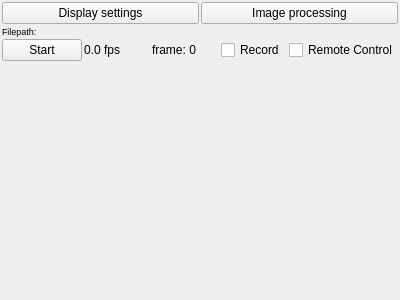
<?xml version="1.0" encoding="UTF-8"?>
<ui version="4.0">
 <class>CamWidget</class>
 <widget class="QWidget" name="CamWidget">
  <property name="geometry">
   <rect>
    <x>0</x>
    <y>0</y>
    <width>400</width>
    <height>300</height>
   </rect>
  </property>
  <property name="windowTitle">
   <string>Form</string>
  </property>
  <layout class="QVBoxLayout" name="verticalLayout_2">
   <property name="spacing">
    <number>2</number>
   </property>
   <property name="leftMargin">
    <number>2</number>
   </property>
   <property name="topMargin">
    <number>2</number>
   </property>
   <property name="rightMargin">
    <number>2</number>
   </property>
   <property name="bottomMargin">
    <number>2</number>
   </property>
   <item>
    <layout class="QHBoxLayout" name="topButtonLayout">
     <item>
      <widget class="QPushButton" name="display_settings_pushButton">
       <property name="text">
        <string>Display settings</string>
       </property>
      </widget>
     </item>
     <item>
      <widget class="QPushButton" name="image_processing_pushButton">
       <property name="text">
        <string>Image processing</string>
       </property>
      </widget>
     </item>
    </layout>
   </item>
   <item>
    <widget class="QLabel" name="save_location_label">
     <property name="font">
      <font>
       <pointsize>7</pointsize>
      </font>
     </property>
     <property name="text">
      <string>Filepath: </string>
     </property>
    </widget>
   </item>
   <item>
    <layout class="QHBoxLayout" name="controlLayout">
     <item>
      <widget class="QPushButton" name="start_stop_pushButton">
       <property name="text">
        <string>Start</string>
       </property>
       <property name="checkable">
        <bool>true</bool>
       </property>
      </widget>
     </item>
     <item>
      <widget class="QLabel" name="fps_label">
       <property name="text">
        <string>0.0 fps</string>
       </property>
      </widget>
     </item>
     <item>
      <widget class="QLabel" name="frame_nr_label">
       <property name="text">
        <string>frame: 0</string>
       </property>
      </widget>
     </item>
     <item>
      <widget class="QCheckBox" name="record_checkBox">
       <property name="text">
        <string>Record</string>
       </property>
      </widget>
     </item>
     <item>
      <widget class="QCheckBox" name="remote_control_checkBox">
       <property name="text">
        <string>Remote Control</string>
       </property>
      </widget>
     </item>
    </layout>
   </item>
   <item>
    <widget class="QLabel" name="img_label">
     <property name="text">
      <string/>
     </property>
     <property name="sizePolicy">
      <sizepolicy hsizetype="Expanding" vsizetype="Expanding">
       <horstretch>0</horstretch>
       <verstretch>0</verstretch>
      </sizepolicy>
     </property>
    </widget>
   </item>
  </layout>
 </widget>
 <resources/>
 <connections/>
</ui>
